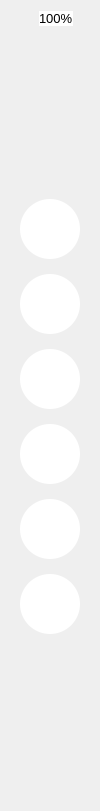
           <widget class="QWidget" name="widget_2" native="true">
            <property name="minimumSize">
             <size>
              <width>100</width>
              <height>0</height>
             </size>
            </property>
            <property name="maximumSize">
             <size>
              <width>100</width>
              <height>16777215</height>
             </size>
            </property>
            <property name="styleSheet">
             <string notr="true">QPushButton {
		background-color: rgb(255, 255, 255);
		border-radius: 30px;
}</string>
            </property>
            <layout class="QVBoxLayout" name="verticalLayout_9">
             <item>
              <widget class="QWidget" name="widget_3" native="true">
               <property name="minimumSize">
                <size>
                 <width>90</width>
                 <height>0</height>
                </size>
               </property>
               <property name="maximumSize">
                <size>
                 <width>90</width>
                 <height>16777215</height>
                </size>
               </property>
               <layout class="QHBoxLayout" name="horizontalLayout_10">
                <property name="spacing">
                 <number>0</number>
                </property>
                <property name="leftMargin">
                 <number>0</number>
                </property>
                <property name="topMargin">
                 <number>0</number>
                </property>
                <property name="rightMargin">
                 <number>0</number>
                </property>
                <property name="bottomMargin">
                 <number>0</number>
                </property>
                <item alignment="Qt::AlignHCenter">
                 <widget class="QLabel" name="label_30">
                  <property name="sizePolicy">
                   <sizepolicy hsizetype="Maximum" vsizetype="Preferred">
                    <horstretch>0</horstretch>
                    <verstretch>0</verstretch>
                   </sizepolicy>
                  </property>
                  <property name="minimumSize">
                   <size>
                    <width>0</width>
                    <height>0</height>
                   </size>
                  </property>
                  <property name="maximumSize">
                   <size>
                    <width>1000</width>
                    <height>1000</height>
                   </size>
                  </property>
                  <property name="font">
                   <font>
                    <pointsize>10</pointsize>
                   </font>
                  </property>
                  <property name="styleSheet">
                   <string notr="true">background-color: rgb(255, 255, 255);</string>
                  </property>
                  <property name="text">
                   <string>100%</string>
                  </property>
                 </widget>
                </item>
               </layout>
              </widget>
             </item>
             <item>
              <spacer name="verticalSpacer_4">
               <property name="orientation">
                <enum>Qt::Vertical</enum>
               </property>
               <property name="sizeHint" stdset="0">
                <size>
                 <width>20</width>
                 <height>167</height>
                </size>
               </property>
              </spacer>
             </item>
             <item>
              <layout class="QVBoxLayout" name="verticalLayout_8">
               <property name="spacing">
                <number>15</number>
               </property>
               <item alignment="Qt::AlignHCenter">
                <widget class="QPushButton" name="btn_lineMode">
                 <property name="minimumSize">
                  <size>
                   <width>60</width>
                   <height>60</height>
                  </size>
                 </property>
                 <property name="maximumSize">
                  <size>
                   <width>60</width>
                   <height>60</height>
                  </size>
                 </property>
                 <property name="toolTip">
                  <string>显示线框</string>
                 </property>
                 <property name="text">
                  <string/>
                 </property>
                 <property name="icon">
                  <iconset resource="res.qrc">
                   <normaloff>:/resources/wire.png</normaloff>:/resources/wire.png</iconset>
                 </property>
                 <property name="iconSize">
                  <size>
                   <width>30</width>
                   <height>30</height>
                  </size>
                 </property>
                </widget>
               </item>
               <item alignment="Qt::AlignHCenter">
                <widget class="QPushButton" name="btn_explodeMode">
                 <property name="minimumSize">
                  <size>
                   <width>60</width>
                   <height>60</height>
                  </size>
                 </property>
                 <property name="maximumSize">
                  <size>
                   <width>60</width>
                   <height>60</height>
                  </size>
                 </property>
                 <property name="text">
                  <string/>
                 </property>
                 <property name="icon">
                  <iconset resource="res.qrc">
                   <normaloff>:/resources/explosion.png</normaloff>:/resources/explosion.png</iconset>
                 </property>
                 <property name="iconSize">
                  <size>
                   <width>30</width>
                   <height>30</height>
                  </size>
                 </property>
                </widget>
               </item>
               <item alignment="Qt::AlignHCenter">
                <widget class="QPushButton" name="btn_normalMode">
                 <property name="minimumSize">
                  <size>
                   <width>60</width>
                   <height>60</height>
                  </size>
                 </property>
                 <property name="maximumSize">
                  <size>
                   <width>60</width>
                   <height>60</height>
                  </size>
                 </property>
                 <property name="text">
                  <string/>
                 </property>
                 <property name="icon">
                  <iconset resource="res.qrc">
                   <normaloff>:/resources/normal.png</normaloff>:/resources/normal.png</iconset>
                 </property>
                 <property name="iconSize">
                  <size>
                   <width>30</width>
                   <height>30</height>
                  </size>
                 </property>
                </widget>
               </item>
               <item alignment="Qt::AlignHCenter">
                <widget class="QPushButton" name="btn_gridMode">
                 <property name="minimumSize">
                  <size>
                   <width>60</width>
                   <height>60</height>
                  </size>
                 </property>
                 <property name="maximumSize">
                  <size>
                   <width>60</width>
                   <height>60</height>
                  </size>
                 </property>
                 <property name="toolTip">
                  <string>显示网格</string>
                 </property>
                 <property name="text">
                  <string/>
                 </property>
                 <property name="icon">
                  <iconset resource="res.qrc">
                   <normaloff>:/resources/grid.png</normaloff>:/resources/grid.png</iconset>
                 </property>
                 <property name="iconSize">
                  <size>
                   <width>30</width>
                   <height>30</height>
                  </size>
                 </property>
                </widget>
               </item>
               <item alignment="Qt::AlignHCenter">
                <widget class="QPushButton" name="btn_axisMode">
                 <property name="minimumSize">
                  <size>
                   <width>60</width>
                   <height>60</height>
                  </size>
                 </property>
                 <property name="maximumSize">
                  <size>
                   <width>60</width>
                   <height>60</height>
                  </size>
                 </property>
                 <property name="toolTip">
                  <string>显示坐标轴</string>
                 </property>
                 <property name="text">
                  <string/>
                 </property>
                 <property name="icon">
                  <iconset resource="res.qrc">
                   <normaloff>:/resources/coord.png</normaloff>:/resources/coord.png</iconset>
                 </property>
                 <property name="iconSize">
                  <size>
                   <width>30</width>
                   <height>30</height>
                  </size>
                 </property>
                </widget>
               </item>
               <item alignment="Qt::AlignHCenter">
                <widget class="QPushButton" name="btn_trackMode">
                 <property name="minimumSize">
                  <size>
                   <width>60</width>
                   <height>60</height>
                  </size>
                 </property>
                 <property name="maximumSize">
                  <size>
                   <width>60</width>
                   <height>60</height>
                  </size>
                 </property>
                 <property name="toolTip">
                  <string>显示末端轨迹</string>
                 </property>
                 <property name="text">
                  <string/>
                 </property>
                 <property name="icon">
                  <iconset resource="res.qrc">
                   <normaloff>:/resources/curve.png</normaloff>:/resources/curve.png</iconset>
                 </property>
                 <property name="iconSize">
                  <size>
                   <width>30</width>
                   <height>30</height>
                  </size>
                 </property>
                </widget>
               </item>
              </layout>
             </item>
             <item>
              <spacer name="verticalSpacer_5">
               <property name="orientation">
                <enum>Qt::Vertical</enum>
               </property>
               <property name="sizeHint" stdset="0">
                <size>
                 <width>20</width>
                 <height>166</height>
                </size>
               </property>
              </spacer>
             </item>
            </layout>
           </widget>
